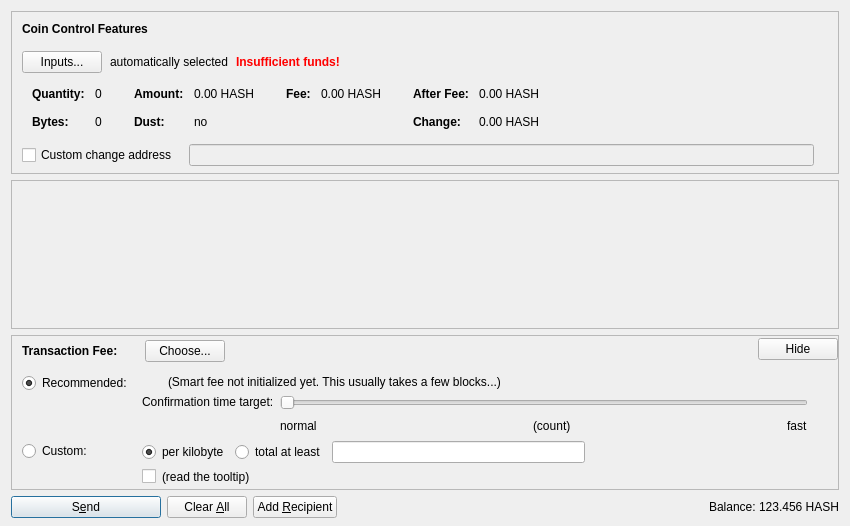
<?xml version="1.0" encoding="UTF-8"?>
<ui version="4.0">
 <class>SendCoinsDialog</class>
 <widget class="QDialog" name="SendCoinsDialog">
  <property name="geometry">
   <rect>
    <x>0</x>
    <y>0</y>
    <width>850</width>
    <height>526</height>
   </rect>
  </property>
  <property name="windowTitle">
   <string>Send Coins</string>
  </property>
  <layout class="QVBoxLayout" name="verticalLayout" stretch="0,1,0,0">
   <property name="bottomMargin">
    <number>8</number>
   </property>
   <item>
    <widget class="QFrame" name="frameCoinControl">
     <property name="sizePolicy">
      <sizepolicy hsizetype="Expanding" vsizetype="Expanding">
       <horstretch>0</horstretch>
       <verstretch>0</verstretch>
      </sizepolicy>
     </property>
     <property name="maximumSize">
      <size>
       <width>16777215</width>
       <height>16777215</height>
      </size>
     </property>
     <property name="frameShape">
      <enum>QFrame::StyledPanel</enum>
     </property>
     <property name="frameShadow">
      <enum>QFrame::Sunken</enum>
     </property>
     <layout class="QVBoxLayout" name="verticalLayoutCoinControl2">
      <property name="spacing">
       <number>0</number>
      </property>
      <property name="leftMargin">
       <number>0</number>
      </property>
      <property name="topMargin">
       <number>0</number>
      </property>
      <property name="rightMargin">
       <number>0</number>
      </property>
      <property name="bottomMargin">
       <number>6</number>
      </property>
      <item>
       <layout class="QVBoxLayout" name="verticalLayoutCoinControl" stretch="0,0,0,0,1">
        <property name="spacing">
         <number>0</number>
        </property>
        <property name="leftMargin">
         <number>10</number>
        </property>
        <property name="topMargin">
         <number>10</number>
        </property>
        <item>
         <layout class="QHBoxLayout" name="horizontalLayoutCoinControl1">
          <property name="bottomMargin">
           <number>15</number>
          </property>
          <item>
           <widget class="QLabel" name="labelCoinControlFeatures">
            <property name="sizePolicy">
             <sizepolicy hsizetype="Preferred" vsizetype="Maximum">
              <horstretch>0</horstretch>
              <verstretch>0</verstretch>
             </sizepolicy>
            </property>
            <property name="font">
             <font>
              <weight>75</weight>
              <bold>true</bold>
             </font>
            </property>
            <property name="styleSheet">
             <string notr="true">font-weight:bold;</string>
            </property>
            <property name="text">
             <string>Coin Control Features</string>
            </property>
           </widget>
          </item>
         </layout>
        </item>
        <item>
         <layout class="QHBoxLayout" name="horizontalLayoutCoinControl2" stretch="0,0,0,0">
          <property name="spacing">
           <number>8</number>
          </property>
          <property name="bottomMargin">
           <number>10</number>
          </property>
          <item>
           <widget class="QPushButton" name="pushButtonCoinControl">
            <property name="styleSheet">
             <string notr="true"/>
            </property>
            <property name="text">
             <string>Inputs...</string>
            </property>
            <property name="autoDefault">
             <bool>false</bool>
            </property>
           </widget>
          </item>
          <item>
           <widget class="QLabel" name="labelCoinControlAutomaticallySelected">
            <property name="text">
             <string>automatically selected</string>
            </property>
            <property name="margin">
             <number>5</number>
            </property>
           </widget>
          </item>
          <item>
           <widget class="QLabel" name="labelCoinControlInsuffFunds">
            <property name="font">
             <font>
              <weight>75</weight>
              <bold>true</bold>
             </font>
            </property>
            <property name="styleSheet">
             <string notr="true">color:red;font-weight:bold;</string>
            </property>
            <property name="text">
             <string>Insufficient funds!</string>
            </property>
            <property name="margin">
             <number>5</number>
            </property>
           </widget>
          </item>
          <item>
           <spacer name="horizontalSpacerCoinControl">
            <property name="orientation">
             <enum>Qt::Horizontal</enum>
            </property>
            <property name="sizeHint" stdset="0">
             <size>
              <width>40</width>
              <height>1</height>
             </size>
            </property>
           </spacer>
          </item>
         </layout>
        </item>
        <item>
         <widget class="QWidget" name="widgetCoinControl" native="true">
          <property name="sizePolicy">
           <sizepolicy hsizetype="Preferred" vsizetype="Preferred">
            <horstretch>0</horstretch>
            <verstretch>0</verstretch>
           </sizepolicy>
          </property>
          <property name="minimumSize">
           <size>
            <width>0</width>
            <height>0</height>
           </size>
          </property>
          <property name="styleSheet">
           <string notr="true"/>
          </property>
          <layout class="QHBoxLayout" name="horizontalLayoutCoinControl5">
           <property name="leftMargin">
            <number>0</number>
           </property>
           <property name="topMargin">
            <number>0</number>
           </property>
           <property name="rightMargin">
            <number>0</number>
           </property>
           <property name="bottomMargin">
            <number>0</number>
           </property>
           <item>
            <layout class="QHBoxLayout" name="horizontalLayoutCoinControl3" stretch="0,0,0,1">
             <property name="spacing">
              <number>20</number>
             </property>
             <property name="topMargin">
              <number>0</number>
             </property>
             <property name="bottomMargin">
              <number>10</number>
             </property>
             <item>
              <layout class="QFormLayout" name="formLayoutCoinControl1">
               <property name="horizontalSpacing">
                <number>10</number>
               </property>
               <property name="verticalSpacing">
                <number>14</number>
               </property>
               <property name="leftMargin">
                <number>10</number>
               </property>
               <property name="topMargin">
                <number>4</number>
               </property>
               <property name="rightMargin">
                <number>6</number>
               </property>
               <item row="0" column="0">
                <widget class="QLabel" name="labelCoinControlQuantityText">
                 <property name="font">
                  <font>
                   <weight>75</weight>
                   <bold>true</bold>
                  </font>
                 </property>
                 <property name="text">
                  <string>Quantity:</string>
                 </property>
                 <property name="margin">
                  <number>0</number>
                 </property>
                </widget>
               </item>
               <item row="0" column="1">
                <widget class="QLabel" name="labelCoinControlQuantity">
                 <property name="cursor">
                  <cursorShape>IBeamCursor</cursorShape>
                 </property>
                 <property name="contextMenuPolicy">
                  <enum>Qt::ActionsContextMenu</enum>
                 </property>
                 <property name="text">
                  <string notr="true">0</string>
                 </property>
                 <property name="margin">
                  <number>0</number>
                 </property>
                 <property name="textInteractionFlags">
                  <set>Qt::LinksAccessibleByMouse|Qt::TextSelectableByKeyboard|Qt::TextSelectableByMouse</set>
                 </property>
                </widget>
               </item>
               <item row="1" column="0">
                <widget class="QLabel" name="labelCoinControlBytesText">
                 <property name="font">
                  <font>
                   <weight>75</weight>
                   <bold>true</bold>
                  </font>
                 </property>
                 <property name="text">
                  <string>Bytes:</string>
                 </property>
                </widget>
               </item>
               <item row="1" column="1">
                <widget class="QLabel" name="labelCoinControlBytes">
                 <property name="cursor">
                  <cursorShape>IBeamCursor</cursorShape>
                 </property>
                 <property name="contextMenuPolicy">
                  <enum>Qt::ActionsContextMenu</enum>
                 </property>
                 <property name="text">
                  <string notr="true">0</string>
                 </property>
                 <property name="textInteractionFlags">
                  <set>Qt::LinksAccessibleByMouse|Qt::TextSelectableByKeyboard|Qt::TextSelectableByMouse</set>
                 </property>
                </widget>
               </item>
              </layout>
             </item>
             <item>
              <layout class="QFormLayout" name="formLayoutCoinControl2">
               <property name="horizontalSpacing">
                <number>10</number>
               </property>
               <property name="verticalSpacing">
                <number>14</number>
               </property>
               <property name="leftMargin">
                <number>6</number>
               </property>
               <property name="topMargin">
                <number>4</number>
               </property>
               <property name="rightMargin">
                <number>6</number>
               </property>
               <item row="0" column="0">
                <widget class="QLabel" name="labelCoinControlAmountText">
                 <property name="font">
                  <font>
                   <weight>75</weight>
                   <bold>true</bold>
                  </font>
                 </property>
                 <property name="text">
                  <string>Amount:</string>
                 </property>
                 <property name="margin">
                  <number>0</number>
                 </property>
                </widget>
               </item>
               <item row="0" column="1">
                <widget class="QLabel" name="labelCoinControlAmount">
                 <property name="cursor">
                  <cursorShape>IBeamCursor</cursorShape>
                 </property>
                 <property name="contextMenuPolicy">
                  <enum>Qt::ActionsContextMenu</enum>
                 </property>
                 <property name="text">
                  <string notr="true">0.00 HASH</string>
                 </property>
                 <property name="textInteractionFlags">
                  <set>Qt::LinksAccessibleByMouse|Qt::TextSelectableByKeyboard|Qt::TextSelectableByMouse</set>
                 </property>
                </widget>
               </item>
               <item row="1" column="0">
                <widget class="QLabel" name="labelCoinControlLowOutputText">
                 <property name="font">
                  <font>
                   <weight>75</weight>
                   <bold>true</bold>
                  </font>
                 </property>
                 <property name="text">
                  <string>Dust:</string>
                 </property>
                </widget>
               </item>
               <item row="1" column="1">
                <widget class="QLabel" name="labelCoinControlLowOutput">
                 <property name="cursor">
                  <cursorShape>IBeamCursor</cursorShape>
                 </property>
                 <property name="contextMenuPolicy">
                  <enum>Qt::ActionsContextMenu</enum>
                 </property>
                 <property name="text">
                  <string notr="true">no</string>
                 </property>
                 <property name="textInteractionFlags">
                  <set>Qt::LinksAccessibleByMouse|Qt::TextSelectableByKeyboard|Qt::TextSelectableByMouse</set>
                 </property>
                </widget>
               </item>
              </layout>
             </item>
             <item>
              <layout class="QFormLayout" name="formLayoutCoinControl3">
               <property name="horizontalSpacing">
                <number>10</number>
               </property>
               <property name="verticalSpacing">
                <number>14</number>
               </property>
               <property name="leftMargin">
                <number>6</number>
               </property>
               <property name="topMargin">
                <number>4</number>
               </property>
               <property name="rightMargin">
                <number>6</number>
               </property>
               <item row="0" column="0">
                <widget class="QLabel" name="labelCoinControlFeeText">
                 <property name="font">
                  <font>
                   <weight>75</weight>
                   <bold>true</bold>
                  </font>
                 </property>
                 <property name="text">
                  <string>Fee:</string>
                 </property>
                 <property name="margin">
                  <number>0</number>
                 </property>
                </widget>
               </item>
               <item row="0" column="1">
                <widget class="QLabel" name="labelCoinControlFee">
                 <property name="cursor">
                  <cursorShape>IBeamCursor</cursorShape>
                 </property>
                 <property name="contextMenuPolicy">
                  <enum>Qt::ActionsContextMenu</enum>
                 </property>
                 <property name="text">
                  <string notr="true">0.00 HASH</string>
                 </property>
                 <property name="textInteractionFlags">
                  <set>Qt::LinksAccessibleByMouse|Qt::TextSelectableByKeyboard|Qt::TextSelectableByMouse</set>
                 </property>
                </widget>
               </item>
              </layout>
             </item>
             <item>
              <layout class="QFormLayout" name="formLayoutCoinControl4">
               <property name="horizontalSpacing">
                <number>10</number>
               </property>
               <property name="verticalSpacing">
                <number>14</number>
               </property>
               <property name="leftMargin">
                <number>6</number>
               </property>
               <property name="topMargin">
                <number>4</number>
               </property>
               <property name="rightMargin">
                <number>6</number>
               </property>
               <item row="0" column="0">
                <widget class="QLabel" name="labelCoinControlAfterFeeText">
                 <property name="font">
                  <font>
                   <weight>75</weight>
                   <bold>true</bold>
                  </font>
                 </property>
                 <property name="text">
                  <string>After Fee:</string>
                 </property>
                 <property name="margin">
                  <number>0</number>
                 </property>
                </widget>
               </item>
               <item row="0" column="1">
                <widget class="QLabel" name="labelCoinControlAfterFee">
                 <property name="cursor">
                  <cursorShape>IBeamCursor</cursorShape>
                 </property>
                 <property name="contextMenuPolicy">
                  <enum>Qt::ActionsContextMenu</enum>
                 </property>
                 <property name="text">
                  <string notr="true">0.00 HASH</string>
                 </property>
                 <property name="textInteractionFlags">
                  <set>Qt::LinksAccessibleByMouse|Qt::TextSelectableByKeyboard|Qt::TextSelectableByMouse</set>
                 </property>
                </widget>
               </item>
               <item row="1" column="0">
                <widget class="QLabel" name="labelCoinControlChangeText">
                 <property name="font">
                  <font>
                   <weight>75</weight>
                   <bold>true</bold>
                  </font>
                 </property>
                 <property name="text">
                  <string>Change:</string>
                 </property>
                </widget>
               </item>
               <item row="1" column="1">
                <widget class="QLabel" name="labelCoinControlChange">
                 <property name="cursor">
                  <cursorShape>IBeamCursor</cursorShape>
                 </property>
                 <property name="contextMenuPolicy">
                  <enum>Qt::ActionsContextMenu</enum>
                 </property>
                 <property name="text">
                  <string notr="true">0.00 HASH</string>
                 </property>
                 <property name="textInteractionFlags">
                  <set>Qt::LinksAccessibleByMouse|Qt::TextSelectableByKeyboard|Qt::TextSelectableByMouse</set>
                 </property>
                </widget>
               </item>
              </layout>
             </item>
            </layout>
           </item>
          </layout>
         </widget>
        </item>
        <item>
         <layout class="QHBoxLayout" name="horizontalLayoutCoinControl4" stretch="0,0,0">
          <property name="spacing">
           <number>12</number>
          </property>
          <property name="sizeConstraint">
           <enum>QLayout::SetDefaultConstraint</enum>
          </property>
          <property name="topMargin">
           <number>5</number>
          </property>
          <property name="rightMargin">
           <number>5</number>
          </property>
          <item>
           <widget class="QCheckBox" name="checkBoxCoinControlChange">
            <property name="toolTip">
             <string>If this is activated, but the change address is empty or invalid, change will be sent to a newly generated address.</string>
            </property>
            <property name="text">
             <string>Custom change address</string>
            </property>
           </widget>
          </item>
          <item>
           <widget class="QValidatedLineEdit" name="lineEditCoinControlChange">
            <property name="enabled">
             <bool>false</bool>
            </property>
            <property name="sizePolicy">
             <sizepolicy hsizetype="Expanding" vsizetype="Fixed">
              <horstretch>0</horstretch>
              <verstretch>0</verstretch>
             </sizepolicy>
            </property>
           </widget>
          </item>
          <item>
           <widget class="QLabel" name="labelCoinControlChangeLabel">
            <property name="sizePolicy">
             <sizepolicy hsizetype="Preferred" vsizetype="Expanding">
              <horstretch>0</horstretch>
              <verstretch>0</verstretch>
             </sizepolicy>
            </property>
            <property name="minimumSize">
             <size>
              <width>0</width>
              <height>0</height>
             </size>
            </property>
            <property name="text">
             <string/>
            </property>
            <property name="margin">
             <number>3</number>
            </property>
           </widget>
          </item>
         </layout>
        </item>
        <item>
         <spacer name="verticalSpacerCoinControl">
          <property name="orientation">
           <enum>Qt::Vertical</enum>
          </property>
          <property name="sizeHint" stdset="0">
           <size>
            <width>800</width>
            <height>1</height>
           </size>
          </property>
         </spacer>
        </item>
       </layout>
      </item>
     </layout>
    </widget>
   </item>
   <item>
    <widget class="QScrollArea" name="scrollArea">
     <property name="widgetResizable">
      <bool>true</bool>
     </property>
     <widget class="QWidget" name="scrollAreaWidgetContents">
      <property name="geometry">
       <rect>
        <x>0</x>
        <y>0</y>
        <width>830</width>
        <height>104</height>
       </rect>
      </property>
      <layout class="QVBoxLayout" name="verticalLayout_2" stretch="0,1">
       <property name="leftMargin">
        <number>0</number>
       </property>
       <property name="topMargin">
        <number>0</number>
       </property>
       <property name="rightMargin">
        <number>0</number>
       </property>
       <property name="bottomMargin">
        <number>0</number>
       </property>
       <item>
        <layout class="QVBoxLayout" name="entries">
         <property name="spacing">
          <number>6</number>
         </property>
        </layout>
       </item>
       <item>
        <spacer name="verticalSpacer">
         <property name="orientation">
          <enum>Qt::Vertical</enum>
         </property>
         <property name="sizeHint" stdset="0">
          <size>
           <width>20</width>
           <height>40</height>
          </size>
         </property>
        </spacer>
       </item>
      </layout>
     </widget>
    </widget>
   </item>
   <item>
    <widget class="QFrame" name="frameFee">
     <property name="sizePolicy">
      <sizepolicy hsizetype="Expanding" vsizetype="Expanding">
       <horstretch>0</horstretch>
       <verstretch>0</verstretch>
      </sizepolicy>
     </property>
     <property name="maximumSize">
      <size>
       <width>16777215</width>
       <height>16777215</height>
      </size>
     </property>
     <property name="frameShape">
      <enum>QFrame::StyledPanel</enum>
     </property>
     <property name="frameShadow">
      <enum>QFrame::Sunken</enum>
     </property>
     <layout class="QVBoxLayout" name="verticalLayoutFee1">
      <property name="spacing">
       <number>0</number>
      </property>
      <property name="leftMargin">
       <number>0</number>
      </property>
      <property name="topMargin">
       <number>0</number>
      </property>
      <property name="rightMargin">
       <number>0</number>
      </property>
      <property name="bottomMargin">
       <number>0</number>
      </property>
      <item>
       <layout class="QVBoxLayout" name="verticalLayoutFee2" stretch="0,0,0">
        <property name="spacing">
         <number>0</number>
        </property>
        <property name="leftMargin">
         <number>10</number>
        </property>
        <property name="topMargin">
         <number>0</number>
        </property>
        <item>
         <layout class="QHBoxLayout" name="horizontalLayoutFee1">
          <property name="bottomMargin">
           <number>0</number>
          </property>
          <item>
           <layout class="QVBoxLayout" name="verticalLayoutFee7">
            <property name="spacing">
             <number>0</number>
            </property>
            <item>
             <spacer name="verticalSpacerSmartFee">
              <property name="orientation">
               <enum>Qt::Vertical</enum>
              </property>
              <property name="sizeType">
               <enum>QSizePolicy::Fixed</enum>
              </property>
              <property name="sizeHint" stdset="0">
               <size>
                <width>1</width>
                <height>4</height>
               </size>
              </property>
             </spacer>
            </item>
            <item>
             <layout class="QHBoxLayout" name="horizontalLayoutSmartFee">
              <property name="spacing">
               <number>10</number>
              </property>
              <item>
               <widget class="QLabel" name="labelFeeHeadline">
                <property name="sizePolicy">
                 <sizepolicy hsizetype="Preferred" vsizetype="Maximum">
                  <horstretch>0</horstretch>
                  <verstretch>0</verstretch>
                 </sizepolicy>
                </property>
                <property name="font">
                 <font>
                  <weight>75</weight>
                  <bold>true</bold>
                 </font>
                </property>
                <property name="styleSheet">
                 <string notr="true">font-weight:bold;</string>
                </property>
                <property name="text">
                 <string>Transaction Fee:</string>
                </property>
               </widget>
              </item>
              <item>
               <widget class="QLabel" name="labelFeeMinimized">
                <property name="text">
                 <string/>
                </property>
               </widget>
              </item>
              <item>
               <widget class="QPushButton" name="buttonChooseFee">
                <property name="text">
                 <string>Choose...</string>
                </property>
               </widget>
              </item>
             </layout>
            </item>
            <item>
             <spacer name="verticalSpacer_5">
              <property name="orientation">
               <enum>Qt::Vertical</enum>
              </property>
              <property name="sizeHint" stdset="0">
               <size>
                <width>1</width>
                <height>1</height>
               </size>
              </property>
             </spacer>
            </item>
           </layout>
          </item>
          <item>
           <spacer name="horizontalSpacer_4">
            <property name="orientation">
             <enum>Qt::Horizontal</enum>
            </property>
            <property name="sizeHint" stdset="0">
             <size>
              <width>40</width>
              <height>20</height>
             </size>
            </property>
           </spacer>
          </item>
          <item>
           <widget class="QPushButton" name="buttonMinimizeFee">
            <property name="toolTip">
             <string>collapse fee-settings</string>
            </property>
            <property name="text">
             <string>Hide</string>
            </property>
           </widget>
          </item>
         </layout>
        </item>
        <item>
         <widget class="QFrame" name="frameFeeSelection">
          <layout class="QVBoxLayout" name="verticalLayoutFee12">
           <property name="spacing">
            <number>0</number>
           </property>
           <property name="leftMargin">
            <number>0</number>
           </property>
           <property name="topMargin">
            <number>0</number>
           </property>
           <property name="rightMargin">
            <number>0</number>
           </property>
           <property name="bottomMargin">
            <number>0</number>
           </property>
           <item>
            <layout class="QGridLayout" name="gridLayoutFee">
             <property name="topMargin">
              <number>10</number>
             </property>
             <property name="bottomMargin">
              <number>4</number>
             </property>
             <property name="horizontalSpacing">
              <number>10</number>
             </property>
             <property name="verticalSpacing">
              <number>4</number>
             </property>
             <item row="1" column="1">
              <layout class="QVBoxLayout" name="verticalLayoutFee8">
               <property name="spacing">
                <number>6</number>
               </property>
               <item>
                <layout class="QHBoxLayout" name="horizontalLayoutFee13">
                 <item>
                  <widget class="QRadioButton" name="radioCustomPerKilobyte">
                   <property name="toolTip">
                    <string>If the custom fee is set to 1000 satoshis and the transaction is only 250 bytes, then &quot;per kilobyte&quot; only pays 250 satoshis in fee, while &quot;total at least&quot; pays 1000 satoshis. For transactions bigger than a kilobyte both pay by kilobyte.</string>
                   </property>
                   <property name="text">
                    <string>per kilobyte</string>
                   </property>
                   <property name="checked">
                    <bool>true</bool>
                   </property>
                   <attribute name="buttonGroup">
                    <string notr="true">groupCustomFee</string>
                   </attribute>
                  </widget>
                 </item>
                 <item>
                  <widget class="QRadioButton" name="radioCustomAtLeast">
                   <property name="toolTip">
                    <string>If the custom fee is set to 1000 satoshis and the transaction is only 250 bytes, then &quot;per kilobyte&quot; only pays 250 satoshis in fee, while &quot;total at least&quot; pays 1000 satoshis. For transactions bigger than a kilobyte both pay by kilobyte.</string>
                   </property>
                   <property name="text">
                    <string>total at least</string>
                   </property>
                   <attribute name="buttonGroup">
                    <string notr="true">groupCustomFee</string>
                   </attribute>
                  </widget>
                 </item>
                 <item>
                  <widget class="HashtagcoinAmountField" name="customFee"/>
                 </item>
                 <item>
                  <spacer name="horizontalSpacer_6">
                   <property name="orientation">
                    <enum>Qt::Horizontal</enum>
                   </property>
                   <property name="sizeHint" stdset="0">
                    <size>
                     <width>1</width>
                     <height>1</height>
                    </size>
                   </property>
                  </spacer>
                 </item>
                </layout>
               </item>
               <item>
                <layout class="QHBoxLayout" name="horizontalLayoutFee8">
                 <item>
                  <widget class="QCheckBox" name="checkBoxMinimumFee">
                   <property name="toolTip">
                    <string>Paying only the minimum fee is just fine as long as there is less transaction volume than space in the blocks. But be aware that this can end up in a never confirming transaction once there is more demand for hashtagcoin transactions than the network can process.</string>
                   </property>
                   <property name="text">
                    <string/>
                   </property>
                  </widget>
                 </item>
                 <item>
                  <widget class="QLabel" name="labelMinFeeWarning">
                   <property name="enabled">
                    <bool>true</bool>
                   </property>
                   <property name="toolTip">
                    <string>Paying only the minimum fee is just fine as long as there is less transaction volume than space in the blocks. But be aware that this can end up in a never confirming transaction once there is more demand for hashtagcoin transactions than the network can process.</string>
                   </property>
                   <property name="text">
                    <string>(read the tooltip)</string>
                   </property>
                   <property name="margin">
                    <number>5</number>
                   </property>
                  </widget>
                 </item>
                 <item>
                  <spacer name="horizontalSpacer_2">
                   <property name="orientation">
                    <enum>Qt::Horizontal</enum>
                   </property>
                   <property name="sizeHint" stdset="0">
                    <size>
                     <width>1</width>
                     <height>1</height>
                    </size>
                   </property>
                  </spacer>
                 </item>
                </layout>
               </item>
              </layout>
             </item>
             <item row="0" column="0">
              <layout class="QVBoxLayout" name="verticalLayoutFee4" stretch="0,1">
               <item>
                <widget class="QRadioButton" name="radioSmartFee">
                 <property name="text">
                  <string>Recommended:</string>
                 </property>
                 <property name="checked">
                  <bool>true</bool>
                 </property>
                 <attribute name="buttonGroup">
                  <string notr="true">groupFee</string>
                 </attribute>
                </widget>
               </item>
               <item>
                <spacer name="verticalSpacer_2">
                 <property name="orientation">
                  <enum>Qt::Vertical</enum>
                 </property>
                 <property name="sizeHint" stdset="0">
                  <size>
                   <width>1</width>
                   <height>1</height>
                  </size>
                 </property>
                </spacer>
               </item>
              </layout>
             </item>
             <item row="1" column="0">
              <layout class="QVBoxLayout" name="verticalLayoutFee9" stretch="0,1">
               <item>
                <widget class="QRadioButton" name="radioCustomFee">
                 <property name="text">
                  <string>Custom:</string>
                 </property>
                 <attribute name="buttonGroup">
                  <string notr="true">groupFee</string>
                 </attribute>
                </widget>
               </item>
               <item>
                <spacer name="verticalSpacer_6">
                 <property name="orientation">
                  <enum>Qt::Vertical</enum>
                 </property>
                 <property name="sizeHint" stdset="0">
                  <size>
                   <width>1</width>
                   <height>1</height>
                  </size>
                 </property>
                </spacer>
               </item>
              </layout>
             </item>
             <item row="0" column="1">
              <layout class="QVBoxLayout" name="verticalLayoutFee3" stretch="0,0,1">
               <property name="spacing">
                <number>6</number>
               </property>
               <property name="topMargin">
                <number>2</number>
               </property>
               <item>
                <layout class="QHBoxLayout" name="horizontalLayoutFee12">
                 <item>
                  <widget class="QLabel" name="labelSmartFee">
                   <property name="text">
                    <string/>
                   </property>
                   <property name="margin">
                    <number>2</number>
                   </property>
                  </widget>
                 </item>
                 <item>
                  <widget class="QLabel" name="labelFeeEstimation">
                   <property name="text">
                    <string/>
                   </property>
                  </widget>
                 </item>
                 <item>
                  <widget class="QLabel" name="labelSmartFee2">
                   <property name="text">
                    <string>(Smart fee not initialized yet. This usually takes a few blocks...)</string>
                   </property>
                   <property name="margin">
                    <number>2</number>
                   </property>
                  </widget>
                 </item>
                 <item>
                  <spacer name="horizontalSpacer_5">
                   <property name="orientation">
                    <enum>Qt::Horizontal</enum>
                   </property>
                   <property name="sizeHint" stdset="0">
                    <size>
                     <width>1</width>
                     <height>1</height>
                    </size>
                   </property>
                  </spacer>
                 </item>
                </layout>
               </item>
               <item>
                <layout class="QHBoxLayout" name="horizontalLayoutFee9">
                 <item>
                  <layout class="QVBoxLayout" name="verticalLayoutFee6">
                   <item>
                    <widget class="QLabel" name="labelSmartFee3">
                     <property name="text">
                      <string>Confirmation time target:</string>
                     </property>
                     <property name="margin">
                      <number>2</number>
                     </property>
                    </widget>
                   </item>
                   <item>
                    <spacer name="verticalSpacer_3">
                     <property name="orientation">
                      <enum>Qt::Vertical</enum>
                     </property>
                     <property name="sizeHint" stdset="0">
                      <size>
                       <width>1</width>
                       <height>1</height>
                      </size>
                     </property>
                    </spacer>
                   </item>
                  </layout>
                 </item>
                 <item>
                  <layout class="QVBoxLayout" name="verticalLayoutFee5">
                   <property name="rightMargin">
                    <number>30</number>
                   </property>
                   <item>
                    <widget class="QSlider" name="sliderSmartFee">
                     <property name="minimum">
                      <number>0</number>
                     </property>
                     <property name="maximum">
                      <number>23</number>
                     </property>
                     <property name="pageStep">
                      <number>1</number>
                     </property>
                     <property name="value">
                      <number>0</number>
                     </property>
                     <property name="orientation">
                      <enum>Qt::Horizontal</enum>
                     </property>
                     <property name="invertedAppearance">
                      <bool>false</bool>
                     </property>
                     <property name="invertedControls">
                      <bool>false</bool>
                     </property>
                     <property name="tickPosition">
                      <enum>QSlider::NoTicks</enum>
                     </property>
                    </widget>
                   </item>
                   <item>
                    <layout class="QHBoxLayout" name="horizontalLayoutFee10">
                     <item>
                      <widget class="QLabel" name="labelSmartFeeNormal">
                       <property name="text">
                        <string>normal</string>
                       </property>
                      </widget>
                     </item>
                     <item>
                      <spacer name="horizontalSpacer_7">
                       <property name="orientation">
                        <enum>Qt::Horizontal</enum>
                       </property>
                       <property name="sizeHint" stdset="0">
                        <size>
                         <width>40</width>
                         <height>20</height>
                        </size>
                       </property>
                      </spacer>
                     </item>
                     <item>
                      <widget class="QLabel" name="confirmationTargetLabel">
                       <property name="text">
                        <string notr="true">(count)</string>
                       </property>
                      </widget>
                     </item>
                     <item>
                      <spacer name="horizontalSpacer_3">
                       <property name="orientation">
                        <enum>Qt::Horizontal</enum>
                       </property>
                       <property name="sizeHint" stdset="0">
                        <size>
                         <width>40</width>
                         <height>20</height>
                        </size>
                       </property>
                      </spacer>
                     </item>
                     <item>
                      <widget class="QLabel" name="labelSmartFeeFast">
                       <property name="text">
                        <string>fast</string>
                       </property>
                      </widget>
                     </item>
                    </layout>
                   </item>
                  </layout>
                 </item>
                </layout>
               </item>
               <item>
                <spacer name="verticalSpacer_4">
                 <property name="orientation">
                  <enum>Qt::Vertical</enum>
                 </property>
                 <property name="sizeHint" stdset="0">
                  <size>
                   <width>1</width>
                   <height>1</height>
                  </size>
                 </property>
                </spacer>
               </item>
              </layout>
             </item>
            </layout>
           </item>
          </layout>
         </widget>
        </item>
        <item>
         <spacer name="verticalSpacerFee">
          <property name="orientation">
           <enum>Qt::Vertical</enum>
          </property>
          <property name="sizeHint" stdset="0">
           <size>
            <width>800</width>
            <height>1</height>
           </size>
          </property>
         </spacer>
        </item>
       </layout>
      </item>
     </layout>
    </widget>
   </item>
   <item>
    <layout class="QHBoxLayout" name="horizontalLayout">
     <item>
      <widget class="QPushButton" name="sendButton">
       <property name="minimumSize">
        <size>
         <width>150</width>
         <height>0</height>
        </size>
       </property>
       <property name="toolTip">
        <string>Confirm the send action</string>
       </property>
       <property name="text">
        <string>S&amp;end</string>
       </property>
       <property name="icon">
        <iconset resource="../hashtagcoin.qrc">
         <normaloff>:/icons/send</normaloff>:/icons/send</iconset>
       </property>
       <property name="autoDefault">
        <bool>false</bool>
       </property>
       <property name="default">
        <bool>true</bool>
       </property>
      </widget>
     </item>
     <item>
      <widget class="QPushButton" name="clearButton">
       <property name="sizePolicy">
        <sizepolicy hsizetype="Minimum" vsizetype="Fixed">
         <horstretch>0</horstretch>
         <verstretch>0</verstretch>
        </sizepolicy>
       </property>
       <property name="toolTip">
        <string>Clear all fields of the form.</string>
       </property>
       <property name="text">
        <string>Clear &amp;All</string>
       </property>
       <property name="icon">
        <iconset resource="../hashtagcoin.qrc">
         <normaloff>:/icons/remove</normaloff>:/icons/remove</iconset>
       </property>
       <property name="autoDefault">
        <bool>false</bool>
       </property>
      </widget>
     </item>
     <item>
      <widget class="QPushButton" name="addButton">
       <property name="toolTip">
        <string>Send to multiple recipients at once</string>
       </property>
       <property name="text">
        <string>Add &amp;Recipient</string>
       </property>
       <property name="icon">
        <iconset resource="../hashtagcoin.qrc">
         <normaloff>:/icons/add</normaloff>:/icons/add</iconset>
       </property>
       <property name="autoDefault">
        <bool>false</bool>
       </property>
      </widget>
     </item>
     <item>
      <spacer name="horizontalSpacer">
       <property name="orientation">
        <enum>Qt::Horizontal</enum>
       </property>
       <property name="sizeHint" stdset="0">
        <size>
         <width>40</width>
         <height>20</height>
        </size>
       </property>
      </spacer>
     </item>
     <item>
      <layout class="QHBoxLayout" name="horizontalLayout_2">
       <property name="spacing">
        <number>3</number>
       </property>
       <item>
        <widget class="QLabel" name="label">
         <property name="sizePolicy">
          <sizepolicy hsizetype="Preferred" vsizetype="Fixed">
           <horstretch>0</horstretch>
           <verstretch>0</verstretch>
          </sizepolicy>
         </property>
         <property name="text">
          <string>Balance:</string>
         </property>
        </widget>
       </item>
       <item>
        <widget class="QLabel" name="labelBalance">
         <property name="sizePolicy">
          <sizepolicy hsizetype="Preferred" vsizetype="Fixed">
           <horstretch>0</horstretch>
           <verstretch>0</verstretch>
          </sizepolicy>
         </property>
         <property name="cursor">
          <cursorShape>IBeamCursor</cursorShape>
         </property>
         <property name="text">
          <string notr="true">123.456 HASH</string>
         </property>
         <property name="textInteractionFlags">
          <set>Qt::LinksAccessibleByMouse|Qt::TextSelectableByKeyboard|Qt::TextSelectableByMouse</set>
         </property>
        </widget>
       </item>
      </layout>
     </item>
    </layout>
   </item>
  </layout>
 </widget>
 <customwidgets>
  <customwidget>
   <class>QValidatedLineEdit</class>
   <extends>QLineEdit</extends>
   <header>qvalidatedlineedit.h</header>
  </customwidget>
  <customwidget>
   <class>HashtagcoinAmountField</class>
   <extends>QLineEdit</extends>
   <header>hashtagcoinamountfield.h</header>
   <container>1</container>
  </customwidget>
 </customwidgets>
 <resources>
  <include location="../hashtagcoin.qrc"/>
 </resources>
 <connections/>
 <buttongroups>
  <buttongroup name="groupFee"/>
  <buttongroup name="groupCustomFee"/>
 </buttongroups>
</ui>
